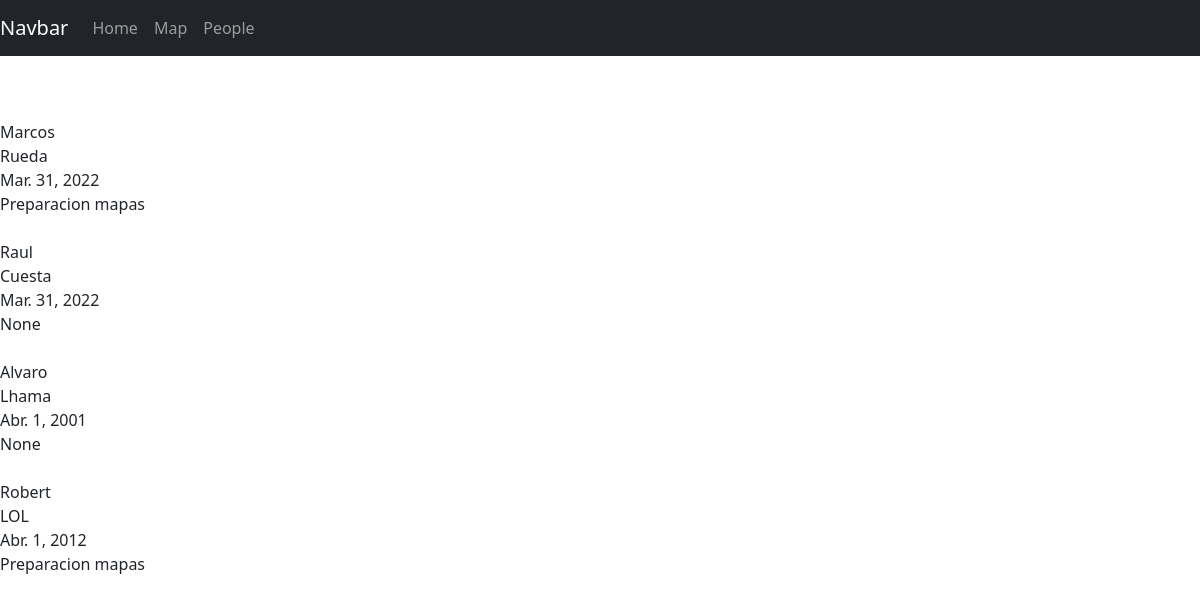
The page /people/ on the database its author committed.
### sitemapapp/models.py (models this page shows, shortened)
class Person(models.Model):
    first_name = models.CharField(max_length=50)
    last_name = models.CharField(max_length=50)
    birth_date = models.DateField(default=datetime.date.today)
    group = models.ForeignKey(
        Group,
        on_delete=models.CASCADE,
        blank=True,
        null=True,
    )
    def __str__(self):
        return self.first_name+" "+self.last_name

class Group(models.Model):
    name = models.CharField(max_length=256)
    def __str__(self):
        return self.name

### sitemapapp/views.py (the view)
# urls.py: path('people/',views.people,name='people'),
def people(request):
    allperson=Person.objects.all()
    html=''
    groups=Person.objects.all().filter(group__name='Preparacion mapas')
    for person in allperson:
        html+="NAME= "+person.first_name+" "+person.last_name+" <br> DATE OF BIRTH= "+str(person.birth_date) +" <br>"+str(person.group)+"<br><br>"
    template='people.html'
    print(allperson)
    context={
        'personas':allperson
    }
    return render(request,template,context)

### templates/people.html (shortened to what this page needs)
{% extends 'partials/base.html' %}
{%block person%}
    <br><br><br><br><br>
    {% for people in personas %}
    {{ people.first_name}}<br>
    {{ people.last_name }}<br>
    {{ people.birth_date }}<br>
    {{ people.group }}<br><br>
    {% endfor %}
{%endblock%}

### templates/partials/base.html (shortened to what this page needs)
<!doctype html>
<html lang="es">
  <head>
    <link href="https://cdn.jsdelivr.net/npm/bootstrap@5.1.3/dist/css/bootstrap.min.css" rel="stylesheet">
  </head>
  <body>
    <nav class="navbar navbar-expand-md navbar-dark bg-dark fixed-top">
        <a class="navbar-brand" href="#">Navbar</a>
        <div class="collapse navbar-collapse" id="navbarsExampleDefault">
          <ul class="navbar-nav mr-auto">
            <li class="nav-item active">
              <a class="nav-link" href="{% url 'index' %}">Home</a>
            </li>
            <li class="nav-item">
              <a class="nav-link" href="{% url 'map' %}">Map</a>
            </li>
            <li class="nav-item">
              <a class="nav-link" href="/people">People</a>
            </li>
          </ul>
        </div>
      </nav>
    {%block person%}
    {% endblock %}
  </body>
</html>

### rows shown on the page
Person: first_name "Marcos", last_name "Rueda", birth_date "Mar. 31, 2022", group "Preparacion mapas"
Person: first_name "Raul", last_name "Cuesta", birth_date "Mar. 31, 2022", group "None"
Person: first_name "Alvaro", last_name "Lhama", birth_date "Abr. 1, 2001", group "None"
Person: first_name "Robert", last_name "LOL", birth_date "Abr. 1, 2012", group "Preparacion mapas"
